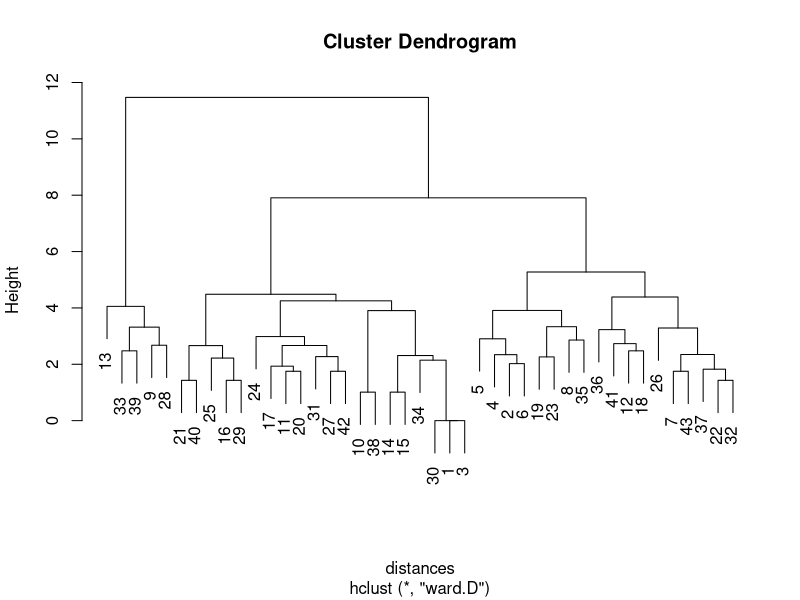

The R script that drew this image:
## ---- chunk 1
# Setup data.
makes = read.csv("makematrix_binary_55_percent.csv", header = TRUE)
str(makes)

colnames(makes) = c('MakeName', 'McLaren', 'Maserati', 'MINI', 'Chevrolet', 'Porsche', 'Acura', 'Mercedes-Benz', 'Ford', 'Genesis', 'Smart', 'Dodge', 'Scion', 'Rolls-Royce', 'Cadillac', 'Honda', 'Hyundai', 'Volkswagen', 'Mazda', 'Jeep', 'Infiniti', 'Land Rover', 'Kia', 'Mitsubishi', 'BMW', 'FIAT', 'Lincoln', 'Lamborghini', 'Jaguar', 'GMC', 'Toyota', 'Nissan', 'Aston Martin', 'Volvo', 'Ferrari', 'Chrysler', 'Bentley', 'Tesla', 'Ram', 'Alfa Romeo', 'Subaru', 'Buick', 'Lexus', 'Audi')
str(makes)
## ---- chunk 2
# Remove columns
# makes$MakeName = NULL
# Remove duplicates
makes = unique(makes)
str(makes)
## ---- chunk 3
distances = dist(makes, method = "euclidean")
# For dendrogram
clusterMovies = hclust(distances, method = "ward")
plot(clusterMovies)
## ---- chunk 4
# 10 clusters, and average value for each cluster.
clusterGroups = cutree(clusterMovies, k = 11)
# Mean of each cluster, of which are "Make""
tapply(makes$Honda, clusterGroups, mean)
tapply(makes$Toyota, clusterGroups, mean)
tapply(makes$BMW, clusterGroups, mean)
## ---- chunk 5
# Find the cluster that a movie has fallen in.
# This gives us the row number.
subset(makes, MakeName == "Porsche")
# Which clusterGroup is make n in?
clusterGroups[5]
cluster2 = subset(makes, clusterGroups == 2)
head(cluster2)
## ---- chunk 6
# Find the cluster that a movie has fallen in.
# This gives us the row number.
subset(makes, MakeName == "Honda")
# Which clusterGroup is movie n in?
clusterGroups[15]
cluster7 = subset(makes, clusterGroups == 1)
head(cluster7)
## ---- chunk 7
# Find the cluster that a movie has fallen in.
# This gives us the row number.
subset(makes, MakeName == "BMW")
# Which clusterGroup is movie n in?
clusterGroups[24]
cluster2 = subset(makes, clusterGroups == 7)
cluster2
## ---- chunk 8
# Find the cluster that a movie has fallen in.
# This gives us the row number.
subset(makes, MakeName == "GMC")
# Which clusterGroup is movie n in?
clusterGroups[29]
cluster2 = subset(makes, clusterGroups == 10)
head(cluster2)
## ---- chunk 9
# Find the cluster that a movie has fallen in.
# This gives us the row number.
subset(makes, MakeName == "Volvo")
# Which clusterGroup is movie n in?
clusterGroups[33]
cluster2 = subset(makes, clusterGroups == 5)
head(cluster2)
## ---- chunk 10
# Find the cluster that a movie has fallen in.
# This gives us the row number.
subset(makes, MakeName == "Mercedes-Benz")
# Which clusterGroup is movie n in?
clusterGroups[7]
cluster2 = subset(makes, clusterGroups == 3)
head(cluster2)
## ---- chunk 11
# scion, jeep, mazda
subset(makes, MakeName == "Scion")
# Which clusterGroup is movie n in?
clusterGroups[12]
cluster2 = subset(makes, clusterGroups == 8)
head(cluster2)
## ---- chunk 12
subset(makes, MakeName == "Jeep")
# Which clusterGroup is movie n in?
clusterGroups[19]
cluster2 = subset(makes, clusterGroups == 11)
head(cluster2)
## ---- chunk 13
subset(makes, MakeName == "Mazda")
# Which clusterGroup is movie n in?
clusterGroups[18]
cluster2 = subset(makes, clusterGroups == 8)
head(cluster2)
## ---- chunk 14
# Lincoln
subset(makes, MakeName == "Lincoln")
# Which clusterGroup is movie n in?
clusterGroups[26]
cluster2 = subset(makes, clusterGroups == 3)
head(cluster2)
## ---- chunk 15
# Lamborghini
subset(makes, MakeName == "Lamborghini")
# Which clusterGroup is movie n in?
clusterGroups[27]
cluster2 = subset(makes, clusterGroups == 7)
head(cluster2)
